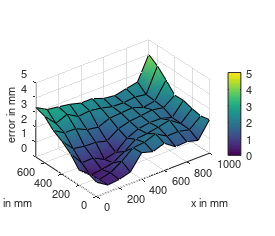
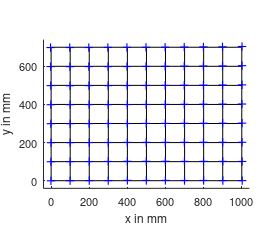

Write the MATLAB code that produced these figures, in order.
function [fig1, fig2] = plot_calib_error
	D = importdata('cam-calib-error.txt');
	Ex = reshape(D.data(:,3),11,8)';
	Ey = reshape(D.data(:,4),11,8)';
	E = sqrt((Ex.^2)+(Ey.^2));
	fig1 = figure();
	surf([0:100:1000],[0:100:700],E,'FaceColor','interp');
	set(gca,'YLim',[0,700],'YTick',[0:200:700],'YTickMode','manual','XLim',[0,1000],'XTick',[0:200:1000],'XTickMode','manual','ZLim',[0,5],'ZTick',[0:5],'ZTickMode','manual','FontSize',8);
	cb = colorbar;
	caxis([0,5]);
	xlabel('x in mm','FontSize',8);
	ylabel('y in mm','FontSize',8);
	zlabel('error in mm','FontSize',8);
	pbaspect manual;
	pbaspect([1 0.7 0.6]);
	set(fig1,'PaperUnits', 'centimeters', 'PaperSize', [7,6], 'PaperPositionMode','manual', 'PaperPosition', [0,0,7,6]);
	set(cb,'Position',[0.9 0.05 0.04 0.9],'FontSize',8);
	set(gca,'Position',[0.13 0.05 0.63 0.9]);
		
	fig2 = figure; hold;
	xlabel('x in mm','FontSize',8);
	ylabel('y in mm','FontSize',8);
	set(gca,'YLim',[0,700],'YTick',[0:200:700],'YTickMode','manual','XLim',[0,1000],'XTick',[0:200:1000],'XTickMode','manual','FontSize',8);
	axis([-40,1040,-40,740]);
	axis equal;
	for x=0:100:1000,
		plot([x,x],[0,700],'k-','LineWidth',0.4);
	end
	for y=0:100:700,
		plot([0,1000],[y,y],'k-','LineWidth',0.4);
	end
	for x=0:100:1000,
		for y=0:100:700,
			plot([x+Ex(round(y/100)+1,round(x/100)+1)],[y+Ey(round(y/100)+1,round(x/100)+1)],'+b','LineWidth',0.8);
		end
	end
	set(fig2, 'PaperUnits', 'centimeters', 'PaperSize', [7 6], 'PaperPosition', [0,0,7,6]);

